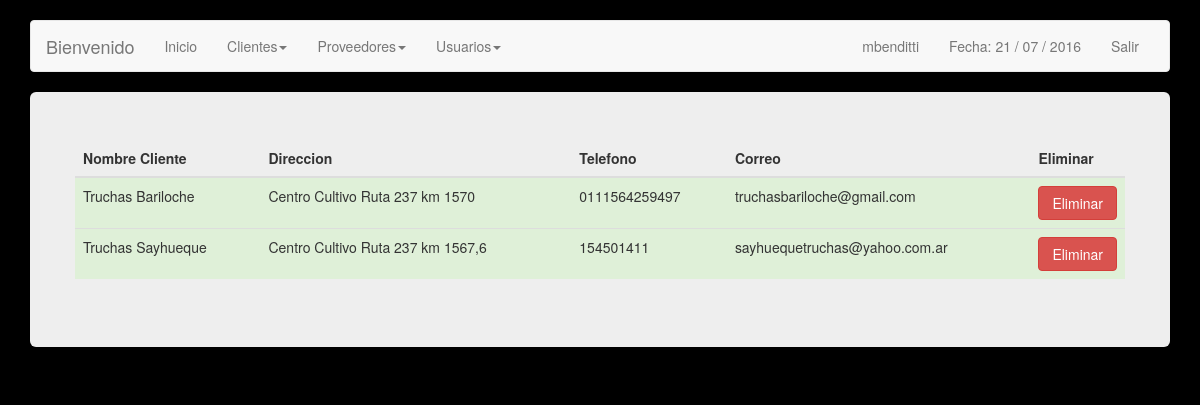
/clientes.php (signed in), run on the app's committed database.
### tables this page shows
CREATE TABLE IF NOT EXISTS `clientes` (
  `idCliente` int(11) NOT NULL,
  `nombre` varchar(50) NOT NULL,
  `direccion` varchar(50) DEFAULT NULL,
  `telefono` varchar(30) DEFAULT NULL,
  `correo` varchar(50) DEFAULT NULL
);

### clientes.php (the view, shortened to what this page needs)
<?php
include('config.php');
$link = mysqli_connect ($dbhost, $dbusername, $dbuserpass);
mysqli_select_db($link,$dbname) or die('No se puede seleccionar la base de datos');
$query = mysqli_query($link,"SELECT * FROM clientes") or die(mysql_error());
?>
<!DOCTYPE html>
<html lang="en">
  <head>
    <link href="css/bootstrap.min.css" rel="stylesheet">
  </head>
  <body>
    <br>
        <div class="container">
      <div class="navbar navbar-default" role="navigation">
        <div class="container-fluid">
          <div class="navbar-header">
            <a class="navbar-brand" href="#">Bienvenido </a>
          </div>
          <div class="navbar-collapse collapse">
            <ul class="nav navbar-nav">
              <li class=""><a href="inicio.php">Inicio</a></li>
              <li class="dropdown">
              	<a class="dropdown-toggle" data-toggle="dropdown" href="#">Clientes<span class="caret"></span></a>
              </li>
              <li class="dropdown">
              	<a class="dropdown-toggle" data-toggle="dropdown" href="#">Proveedores<span class="caret"></span></a>
              </li>
			  <?php
					if($_SESSION["permiso"] == 1) {
						?> <li class="dropdown">
              					<a class="dropdown-toggle" data-toggle="dropdown" href="#">Usuarios<span class="caret"></span></a>
              				</li><?php
					}
			  ?>
            </ul>
            <ul class="nav navbar-nav navbar-right">
               <li><a href=""> <?php echo $_SESSION["s_username"]; ?> </a></li>
              <li><a href="">Fecha:
              	<?php
              	echo date("d / m / Y");
              	?></a></li>
              <li><a href="cerrar.php">Salir</a></li>
            </ul>
          </div>
        </div>
      </div>
      <div class="jumbotron">
<div class="row">
              <table class="table table-hover">
                	<thead>
                    	<th> Nombre Cliente </th>
                        <th> Direccion </th>
                        <th> Telefono </th>
                        <th> Correo </th>
                        <?php if($_SESSION["permiso"] == 1) {?> <th> Eliminar </th> <?php }?>
                    </thead>
                    <tbody>
                    	<?php while($cliente = mysqli_fetch_array($query)){ ?>
                        <tr class="success">
                            <td> <?php echo $cliente['nombre']; ?> </td>
                            <td> <?php echo $cliente['direccion']; ?> </td>
                            <td> <?php echo $cliente['telefono']; ?> </td>
                            <td> <?php echo $cliente['correo']; ?> </td>
                            <?php if($_SESSION["permiso"] == 1) {?>
                            <td>  <a href="eliminar.php?id=<?php echo $cliente['idCliente'];?>&tipo=cliente " role="button"  class="btn btn-danger btn-primary btn-block"> Eliminar </a></td>
							<?php }?>
                        </tr>
                        <?php } ?>
                    </tbody>
				</table>
</div>
      </div>
    </div>
  </body>
</html>

### clientes.php (style rules this page uses)
body { background: #000; }

### data on the page
clientes: nombre "Truchas Bariloche", direccion "Centro Cultivo Ruta 237 km 1570", telefono "0111564259497", correo "truchasbariloche@gmail.com"
clientes: nombre "Truchas Sayhueque", direccion "Centro Cultivo Ruta 237 km 1567,6", telefono "154501411", correo "sayhuequetruchas@yahoo.com.ar"

### other printed values
$_SESSION["s_username"] "mbenditti"
